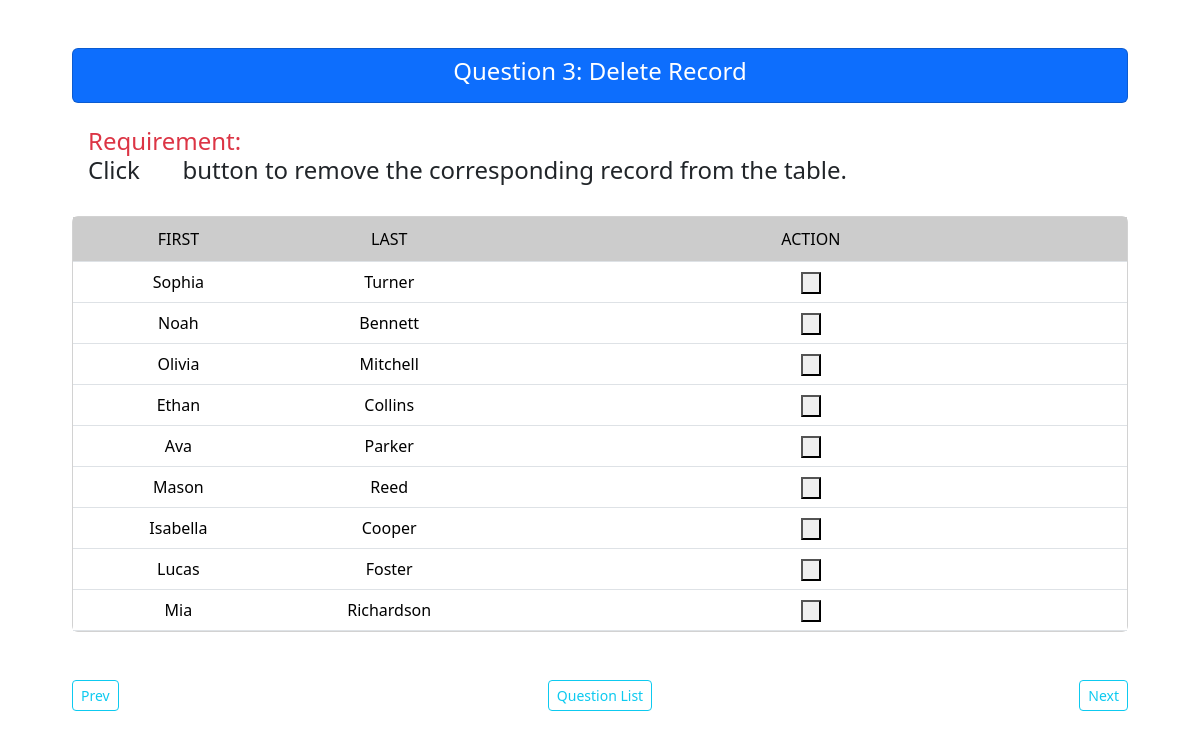
Before: /question3 with the older database file.
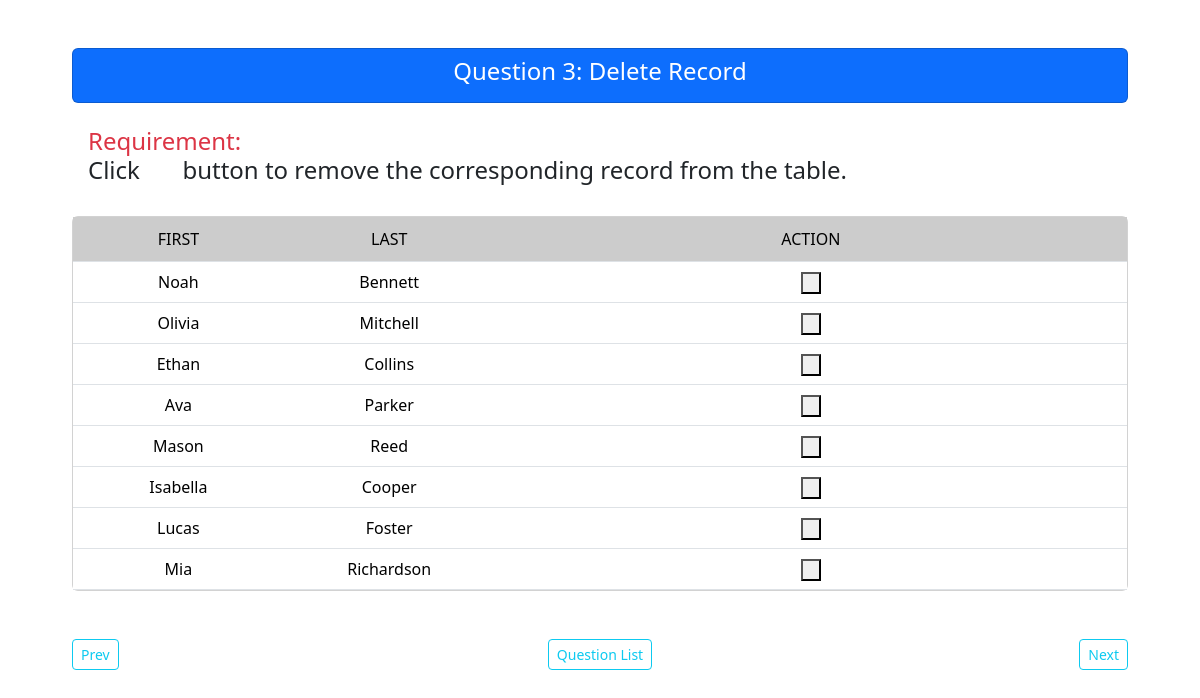
After: the same page with the newer database file.
### questions/models.py (models this page shows)
class Employee(models.Model):
    first_name = models.CharField(max_length=255, default="")
    last_name = models.CharField(max_length=255, default="")

### questions/views.py (the view)
# urls.py: path("question3", question3, name="question3"),
def question3(request):
    context = {"emp_list": Employee.objects.all()}
    return render(request, "questions/question3.html", context)

### questions/templates/questions/question3.html (shortened to what this page needs)
{% extends 'base.html' %}
{% load static %}
{% block question_head %}
Question 3: Delete Record
{% endblock %}
{% block question_detail %}
    Click <i class='fa fa-trash text-danger'></i> button to remove the corresponding record from the table.
{% endblock %}
{% block body_content %}
<div class='card'>
    <table class="table table-hover table-fixed text-center mb-0">
        <thead class='thead-sticky'>
            <tr class='fw-bold'>
                <th width='20%'>First</th>
                <th width='20%'>Last</th>
                <th width='60%'>Action</th>
            </tr>
        </thead>
        <tbody class="text-center">
            {% for emp in emp_list %}
            <tr>
                <td>{{emp.first_name}}</td>
                <td>{{emp.last_name}}</td>
                <td><button class='fa fa-trash text-danger' onclick='delete_curr_row("{{emp.id}}", "{{emp.first_name}}", "{{emp.last_name}}")'></button></td>
            </tr>
            {% endfor %}
        </tbody>
    </table>
</div>
{% include "questions/includes/bottom_pagination.html" with question=3 is_last=False %}
{% endblock %}

Changed rows visible on the page:
removed Employee: first_name "Sophia", last_name "Turner"
